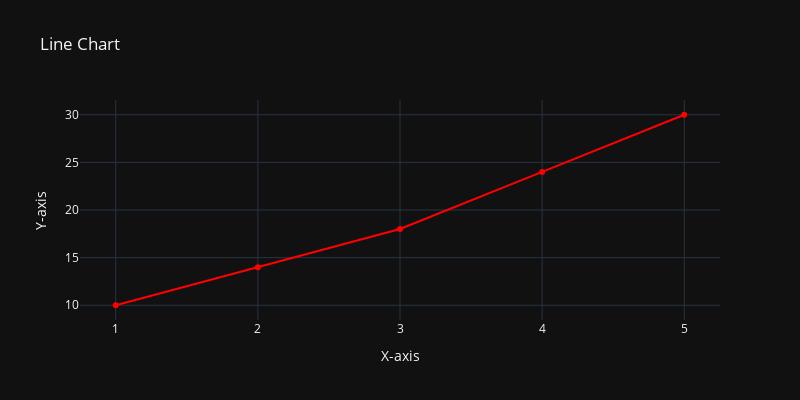

Source (notebook cell):
### Code cell
x = [1,2,3,4,5]
y = [10,14,18,24,30]
fig = px.line(x=x, y=y, title='Line Chart',labels={'x':'X-axis','y':'Y-axis'},width=800, height=400, template='plotly_dark', markers=True, color_discrete_sequence=['red'])
fig.show()

### Figure 1 — Plotly figure (JSON) as saved in the notebook; plotly's stock layout.template omitted (floating-point values rounded to 4 significant figures)
{"data": [{"hovertemplate": "X-axis=%{x}<br>Y-axis=%{y}<extra></extra>", "legendgroup": "", "line": {"color": "red", "dash": "solid"}, "marker": {"symbol": "circle"}, "mode": "lines+markers", "name": "", "orientation": "v", "showlegend": false, "type": "scatter", "x": [1, 2, 3, 4, 5], "xaxis": "x", "y": [10, 14, 18, 24, 30], "yaxis": "y"}], "layout": {"height": 400, "legend": {"tracegroupgap": 0}, "title": {"text": "Line Chart"}, "width": 800, "xaxis": {"anchor": "y", "domain": [0, 1], "title": {"text": "X-axis"}}, "yaxis": {"anchor": "x", "domain": [0, 1], "title": {"text": "Y-axis"}}}}
